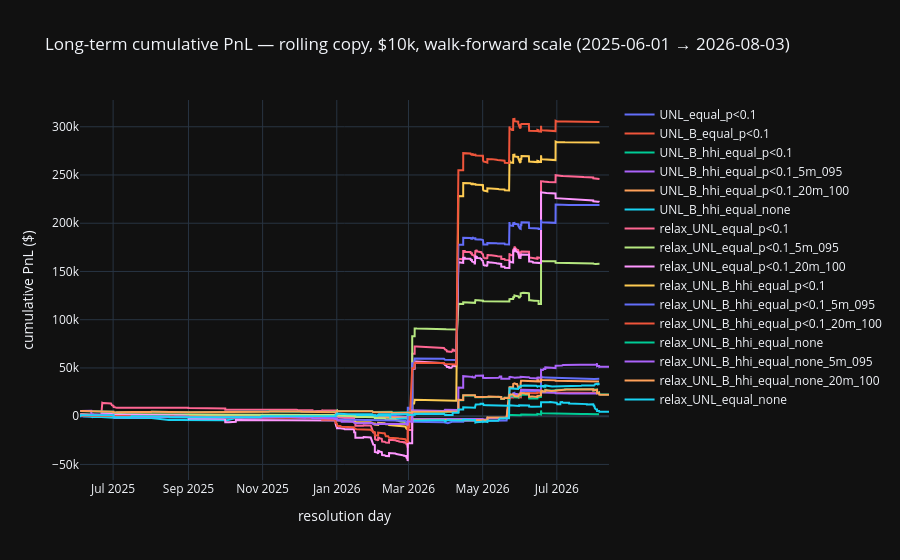
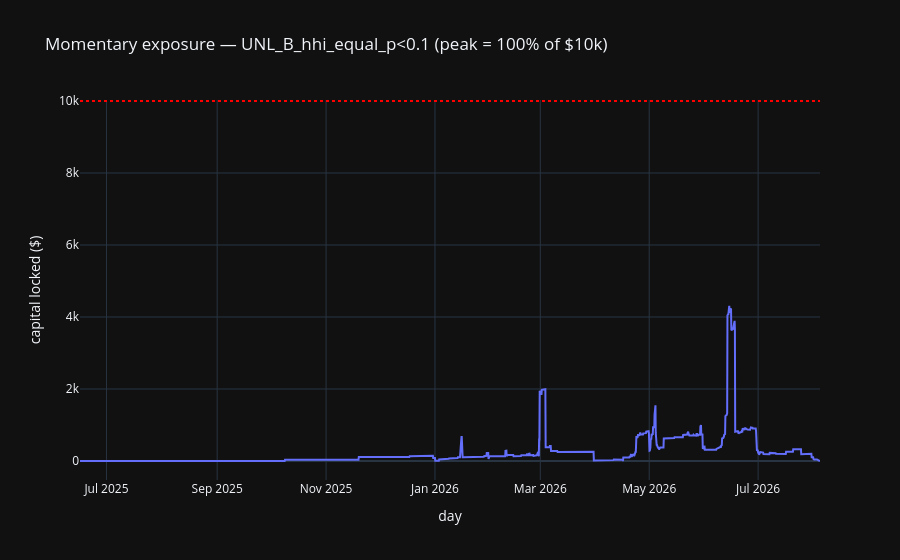
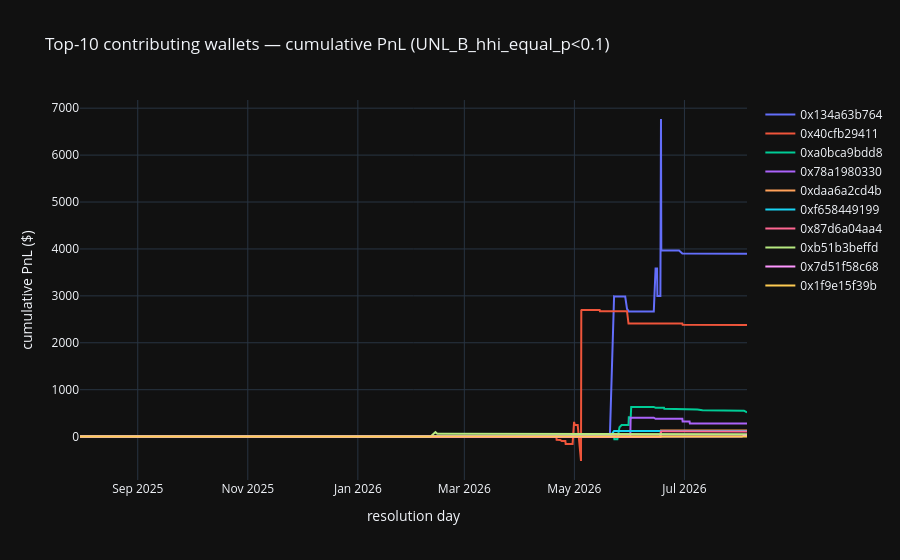

The notebook cell these images were saved under, in order:
### Code cell
# Daily exposure + top-10 contributor wallets (primary config)
import plotly.graph_objects as go

prim = lt_out["UNL_B_hhi_equal_p<0.1"]
sub = prim["fr"].loc[prim["res"]["taken"]].copy()
qty = np.clip(1.0 * sub["score1"] * sub["alpha_wf"] * sub["copyable_qty_5m_100"],
              0.0, sub["copyable_qty_5m_100"])
cost = sub["price"] * qty
op = sub["dt"].dt.floor("4h")
cl = np.maximum(
    pd.to_datetime(sub["end_date_iso"], utc=True).values.astype("datetime64[ns]"),
    pd.to_datetime(sub["market_close"], utc=True).values.astype("datetime64[ns]"),
)
cl = pd.DatetimeIndex(cl).tz_localize("UTC").floor("4h")
day_idx = pd.date_range(prim["fr"]["dt"].min().floor("4h"),
                        prim["fr"]["dt"].max().floor("4h"), freq="4h", tz="UTC")
ev = pd.Series(0.0, index=day_idx)
ev = ev.add(pd.Series(cost.to_numpy(), index=op).groupby(level=0).sum(), fill_value=0.0)
ev = ev.add(-pd.Series(cost.to_numpy(), index=cl).groupby(level=0).sum(), fill_value=0.0)
expo = ev.cumsum()

fig = go.Figure()
for name, d in lt_out.items():
    fig.add_trace(go.Scatter(x=d["cum"].index, y=d["cum"].values, name=name, mode="lines"))
fig.update_layout(
    title=f"Long-term cumulative PnL — rolling copy, $10k, walk-forward scale ({LT_START.date()} → {DATA_END.date()})",
    template="plotly_dark", xaxis_title="resolution day", yaxis_title="cumulative PnL ($)",
)
fig.show()

fig2 = go.Figure()
fig2.add_trace(go.Scatter(x=expo.index, y=expo.values, name="capital locked", mode="lines"))
fig2.add_hline(y=BUDGET, line_dash="dot", line_color="red")
fig2.update_layout(
    title="Momentary exposure — UNL_B_hhi_equal_p<0.1 (peak = 100% of $10k)",
    template="plotly_dark", xaxis_title="day", yaxis_title="capital locked ($)",
)
fig2.show()

per_share = sub["copyable_pnl"] / sub["copyable_qty_5m_100"].replace(0, np.nan)
pnl = (per_share * qty).fillna(0.0)
g = pd.DataFrame({"wallet": sub["wallet"].to_numpy(), "rel": cl, "pnl": pnl.to_numpy()})
pw = g.groupby(["wallet", "rel"])["pnl"].sum().unstack().fillna(0.0).cumsum(axis=1)
top10 = pw.T.iloc[-1].nlargest(10).index
pwtop = pw.T[top10]

fig3 = go.Figure()
for w in top10:
    fig3.add_trace(go.Scatter(x=pwtop.index, y=pwtop[w].values, name=str(w)[:12], mode="lines"))
fig3.update_layout(
    title="Top-10 contributing wallets — cumulative PnL (UNL_B_hhi_equal_p<0.1)",
    template="plotly_dark", xaxis_title="resolution day", yaxis_title="cumulative PnL ($)",
)
fig3.show()

print("top-10 wallets, final cumulative PnL:")
print(pwtop.iloc[-1].sort_values(ascending=False).round(0).to_string())
print(f"top-10 share of total: {pwtop.iloc[-1].sum():,.0f} / {pw.T.iloc[-1].sum():,.0f} "
      f"({pwtop.iloc[-1].sum() / pw.T.iloc[-1].sum():.0%})")

### Figure 1 — Plotly figure (JSON) as saved in the notebook; plotly's stock layout.template omitted (floating-point values rounded to 4 significant figures; data arrays with more than 128 entries replaced by an {"elided": "..."} marker saying what was removed)
{"data": [{"mode": "lines", "name": "UNL_equal_p<0.1", "type": "scatter", "x": {"elided": "740 str values"}, "y": {"elided": "740 float values"}}, {"mode": "lines", "name": "UNL_B_equal_p<0.1", "type": "scatter", "x": {"elided": "370 str values"}, "y": {"elided": "370 float values"}}, {"mode": "lines", "name": "UNL_B_hhi_equal_p<0.1", "type": "scatter", "x": {"elided": "370 str values"}, "y": {"elided": "370 float values"}}, {"mode": "lines", "name": "UNL_B_hhi_equal_p<0.1_5m_095", "type": "scatter", "x": {"elided": "370 str values"}, "y": {"elided": "370 float values"}}, {"mode": "lines", "name": "UNL_B_hhi_equal_p<0.1_20m_100", "type": "scatter", "x": {"elided": "370 str values"}, "y": {"elided": "370 float values"}}, {"mode": "lines", "name": "UNL_B_hhi_equal_none", "type": "scatter", "x": {"elided": "1404 str values"}, "y": {"elided": "1404 float values"}}, {"mode": "lines", "name": "relax_UNL_equal_p<0.1", "type": "scatter", "x": {"elided": "2319 str values"}, "y": {"elided": "2319 float values"}}, {"mode": "lines", "name": "relax_UNL_equal_p<0.1_5m_095", "type": "scatter", "x": {"elided": "2378 str values"}, "y": {"elided": "2378 float values"}}, {"mode": "lines", "name": "relax_UNL_equal_p<0.1_20m_100", "type": "scatter", "x": {"elided": "2245 str values"}, "y": {"elided": "2245 float values"}}, {"mode": "lines", "name": "relax_UNL_B_hhi_equal_p<0.1", "type": "scatter", "x": {"elided": "1174 str values"}, "y": {"elided": "1174 float values"}}, {"mode": "lines", "name": "relax_UNL_B_hhi_equal_p<0.1_5m_095", "type": "scatter", "x": {"elided": "1178 str values"}, "y": {"elided": "1178 float values"}}, {"mode": "lines", "name": "relax_UNL_B_hhi_equal_p<0.1_20m_100", "type": "scatter", "x": {"elided": "1168 str values"}, "y": {"elided": "1168 float values"}}, {"mode": "lines", "name": "relax_UNL_B_hhi_equal_none", "type": "scatter", "x": {"elided": "3012 str values"}, "y": {"elided": "3012 float values"}}, {"mode": "lines", "name": "relax_UNL_B_hhi_equal_none_5m_095", "type": "scatter", "x": {"elided": "3537 str values"}, "y": {"elided": "3537 float values"}}, {"mode": "lines", "name": "relax_UNL_B_hhi_equal_none_20m_100", "type": "scatter", "x": {"elided": "3012 str values"}, "y": {"elided": "3012 float values"}}, {"mode": "lines", "name": "relax_UNL_equal_none", "type": "scatter", "x": {"elided": "5485 str values"}, "y": {"elided": "5485 float values"}}], "layout": {"title": {"text": "Long-term cumulative PnL — rolling copy, $10k, walk-forward scale (2025-06-01 → 2026-08-03)"}, "xaxis": {"title": {"text": "resolution day"}}, "yaxis": {"title": {"text": "cumulative PnL ($)"}}}}

### Figure 2 — Plotly figure (JSON) as saved in the notebook; plotly's stock layout.template omitted (floating-point values rounded to 4 significant figures; data arrays with more than 128 entries replaced by an {"elided": "..."} marker saying what was removed)
{"data": [{"mode": "lines", "name": "capital locked", "type": "scatter", "x": {"elided": "2471 str values"}, "y": {"elided": "2471 float values"}}], "layout": {"shapes": [{"line": {"color": "red", "dash": "dot"}, "type": "line", "x0": 0, "x1": 1, "xref": "x domain", "y0": 10000, "y1": 10000, "yref": "y"}], "title": {"text": "Momentary exposure — UNL_B_hhi_equal_p<0.1 (peak = 100% of $10k)"}, "xaxis": {"title": {"text": "day"}}, "yaxis": {"title": {"text": "capital locked ($)"}}}}

### Figure 3 — Plotly figure (JSON) as saved in the notebook; plotly's stock layout.template omitted (floating-point values rounded to 4 significant figures; data arrays with more than 128 entries replaced by an {"elided": "..."} marker saying what was removed)
{"data": [{"mode": "lines", "name": "0x134a63b764", "type": "scatter", "x": {"elided": "232 str values"}, "y": {"elided": "232 float values"}}, {"mode": "lines", "name": "0x40cfb29411", "type": "scatter", "x": {"elided": "232 str values"}, "y": {"elided": "232 float values"}}, {"mode": "lines", "name": "0xa0bca9bdd8", "type": "scatter", "x": {"elided": "232 str values"}, "y": {"elided": "232 float values"}}, {"mode": "lines", "name": "0x78a1980330", "type": "scatter", "x": {"elided": "232 str values"}, "y": {"elided": "232 float values"}}, {"mode": "lines", "name": "0xdaa6a2cd4b", "type": "scatter", "x": {"elided": "232 str values"}, "y": {"elided": "232 float values"}}, {"mode": "lines", "name": "0xf658449199", "type": "scatter", "x": {"elided": "232 str values"}, "y": {"elided": "232 float values"}}, {"mode": "lines", "name": "0x87d6a04aa4", "type": "scatter", "x": {"elided": "232 str values"}, "y": {"elided": "232 float values"}}, {"mode": "lines", "name": "0xb51b3beffd", "type": "scatter", "x": {"elided": "232 str values"}, "y": {"elided": "232 float values"}}, {"mode": "lines", "name": "0x7d51f58c68", "type": "scatter", "x": {"elided": "232 str values"}, "y": {"elided": "232 float values"}}, {"mode": "lines", "name": "0x1f9e15f39b", "type": "scatter", "x": {"elided": "232 str values"}, "y": {"elided": "232 float values"}}], "layout": {"title": {"text": "Top-10 contributing wallets — cumulative PnL (UNL_B_hhi_equal_p<0.1)"}, "xaxis": {"title": {"text": "resolution day"}}, "yaxis": {"title": {"text": "cumulative PnL ($)"}}}}
